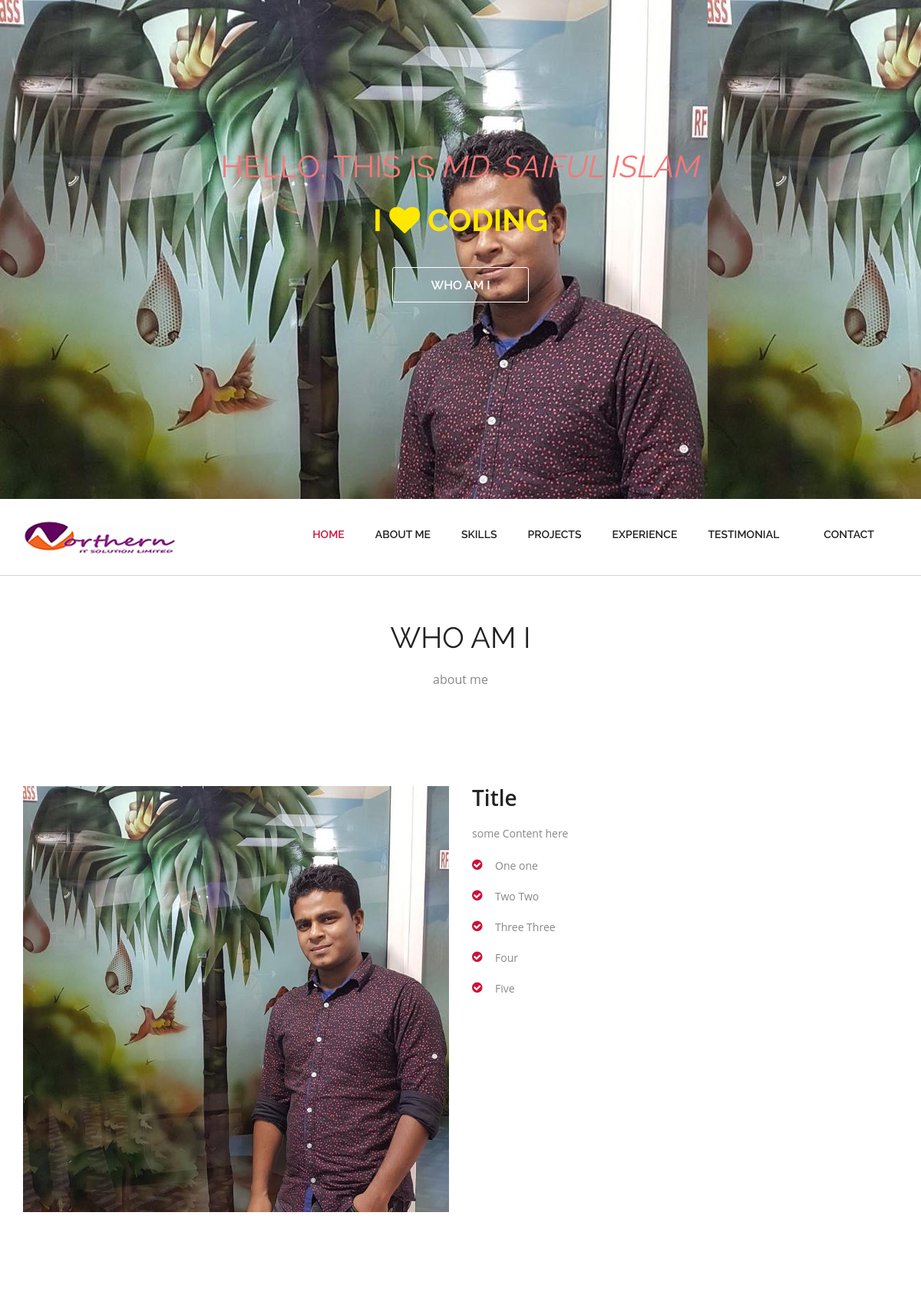
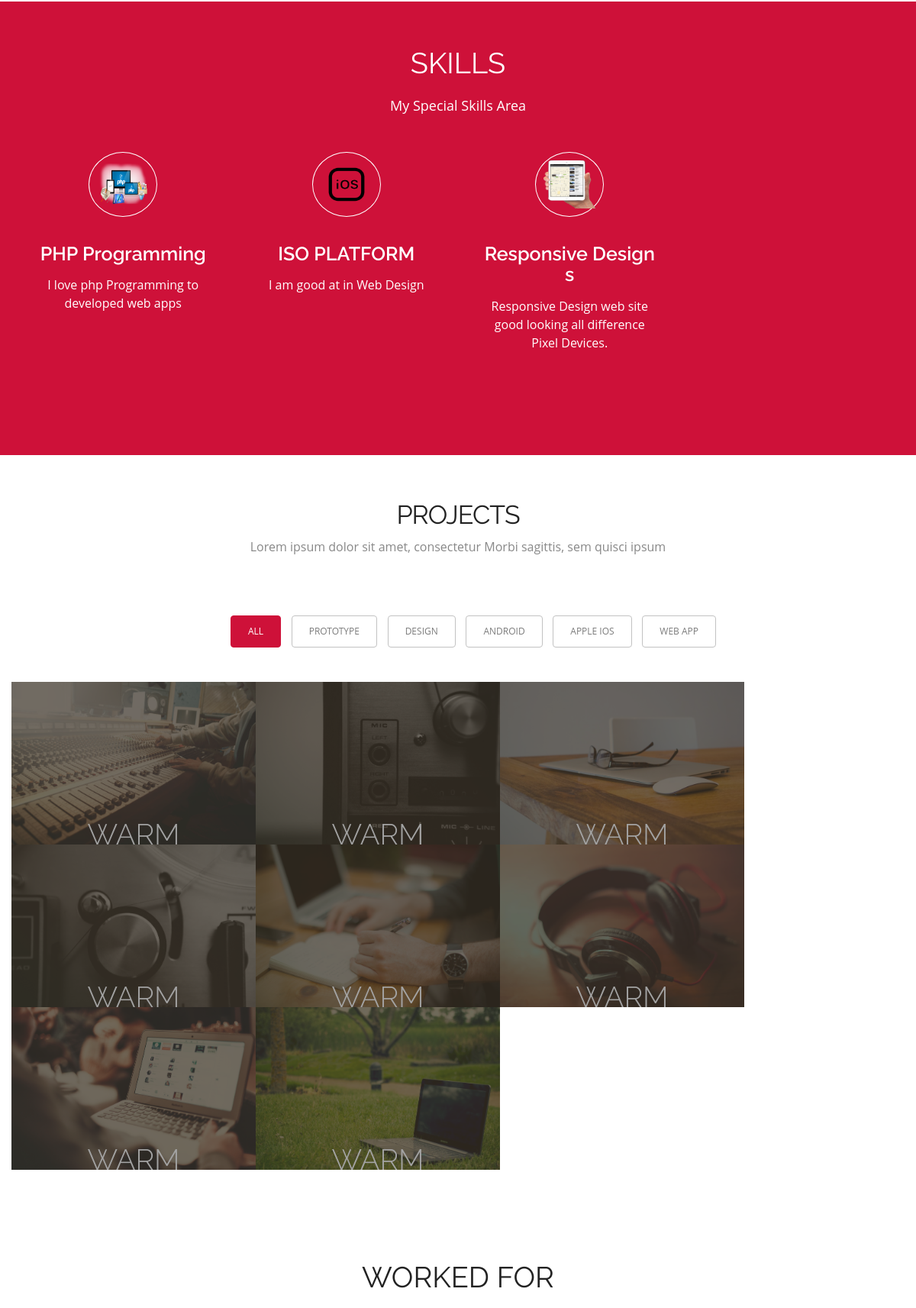
The page / (upper part) on the database its author committed (2 pictures, top to bottom).
### tables this page shows
CREATE TABLE `about_me` (
  `id` int(2) NOT NULL,
  `about_me` varchar(255) NOT NULL,
  `title` varchar(255) NOT NULL,
  `content` text NOT NULL,
  `tag_one` varchar(255) NOT NULL,
  `tag_two` varchar(255) NOT NULL,
  `tag_three` varchar(255) NOT NULL,
  `tag_four` varchar(255) NOT NULL,
  `tag_five` varchar(255) NOT NULL,
  `status` tinyint(1) NOT NULL
);

CREATE TABLE `skills` (
  `id` int(2) NOT NULL,
  `skill_image` varchar(70) NOT NULL,
  `skill_title` varchar(120) NOT NULL,
  `skill_content` text NOT NULL,
  `skill_status` tinyint(1) NOT NULL
);

### admin/Database.php (called while the page is built, shortened)
<?php
	class Database{
		public function __construct(){
			$this->conn=new mysqli("localhost", "root", "", "portfolio");
		}
	}
?>

### admin/AboutMe.php (called while the page is built, shortened)
<?php
require_once'Database.php';
class AboutMe extends Database{
	public function queryExecution($sql, $status=NULL){
		if (mysqli_query($this->conn, $sql)) {
			if ($status) {
				$queryResult=mysqli_query($this->conn, $sql);
				return $queryResult;
			}
		}else{
			die('Query Errors'.$this->conn->error);
		}
	}
	public function getAboutinfoBycondition(){
		$sql="SELECT * FROM about_me WHERE status=1";
		$state='publish_data';
		return $queryResult=$this->queryExecution($sql, $state);
	}
}
?>

### admin/portfolio.php (called while the page is built, shortened)
<?php
	require_once'Database.php';
	class Portfolio extends Database{
		public function queryExecution($sql, $status=NULL){
			if (mysqli_query($this->conn, $sql)) {
				if ($status) {
					$queryResult=mysqli_query($this->conn, $sql);
					return $queryResult;
				}
			}else{
				die('Qquery Errors'.$this->conn->error);
			}
		}
		public function showPublishedSkills(){
			$sql="SELECT * FROM skills WHERE skill_status=1";
			$status='published';
			return $queryResult=$this->queryExecution($sql, $status);
		}
	}
?>

### index.php (the view, shortened to what this page needs)
<?php
  require_once('admin/portfolio.php');
  $portfolio=new Portfolio();
  require_once('admin/AboutMe.php');
  $aboutMe=new AboutMe();
  $about=$aboutMe->getAboutinfoBycondition();
?>
<!doctype html>
<html>
<head>
<link href="css/bootstrap.min.css" rel="stylesheet" type="text/css">
<link rel="stylesheet" href="js/fancybox/jquery.fancybox.css" type="text/css" media="screen" />
<link href="css/style.css" rel="stylesheet" type="text/css">
<link href="css/font-awesome.css" rel="stylesheet" type="text/css">
<link href="css/animate.css" rel="stylesheet" type="text/css">
</head>
<body>
<section id="hero_section" class="top_cont_outer">
  <div class="hero_wrapper">
    <div class="container">
      <div class="hero_section">
        <div class="row">
          <div class="col-md-12">
            <div class="top_left_cont zoomIn wow animated">
              <h2>Hello, This is <em>Md. Saiful Islam</em> <br> <strong>I <i class="fa fa-heart"></i> Coding</strong></h2>
              <a href="#aboutUs" class="read_more2">Who Am I</a> </div>
          </div>
        </div>
      </div>
    </div>
  </div>
</section>
<header id="header_wrapper">
  <div class="container">
    <div class="header_box">
      <div class="logo"><a href="#"><img src="img/logo.png" alt="logo"></a></div>
	  <nav class="navbar navbar-inverse" role="navigation">
	    <div id="main-nav" class="collapse navbar-collapse navStyle">
			<ul class="nav navbar-nav" id="mainNav">
			  <li class="active"><a href="#hero_section" class="scroll-link">Home</a></li>
			  <li><a href="#aboutUs" class="scroll-link">About Me</a></li>
			  <li><a href="#service" class="scroll-link">Skills</a></li>
			  <li><a href="#Portfolio" class="scroll-link">Projects</a></li>
			  <li><a href="#clients" class="scroll-link">Experience</a></li>
			  <li><a href="#team" class="scroll-link">Testimonial</a></li>
			  <li><a href="#contact" class="scroll-link">Contact</a></li>
			</ul>
      </div>
	 </nav>
    </div>
  </div>
</header>
<section id="aboutUs">
<div class="inner_wrapper aboutUs-container fadeInLeft animated wow">
  <div class="container">
   <h2>Who Am I</h2>
  <?php
  while ($aboutInfo=mysqli_fetch_assoc($about)){
   extract($aboutInfo);
   ?>
	<h6><?php echo $about_me;?></h6>
    <div class="inner_section">
	  <div class="row">
						<div class="col-lg-12 about-us">
							<div class="row">
							<div class="col-md-6"> <img class="img-responsive" src="img/about1.jpg" align=""> </div>
								<div class="col-md-6">
									<h3><?=$title; ?></h3>
									<p>
										 <?=$content;?>
									</p>
									<ul class="about-us-list">
										<li class="points"><?=$tag_one;?></li>
										<li class="points"><?=$tag_two;?></li>
										<li class="points"><?=$tag_three;?> </li>
                    <li class="points"><?=$tag_four;?></li>
										<li class="points"><?=$tag_five;?></li>
									</ul>
								</div>
							</div>
						</div>
					</div>
    </div>
    <?php } ?>
  </div>
  </div>
</section>
<section  id="service">
  <div class="container">
    <h2>Skills</h2>
	<h4>My Special Skills Area</h4>
    <div class="service_wrapper">
      <div class="row">
      <?php
      $queryResult=$portfolio->showPublishedSkills();
      while ($skillsInfo=mysqli_fetch_assoc($queryResult)) {
        extract($skillsInfo);
       ?>
        <div class="col-md-3">
		<div class="service_icon delay-03s animated wow  zoomIn"> <span><img src="<?php echo $skill_image;?>"  alt="" style="width: 100%; height: 100%;padding:10px;"> </span> </div>
          <div class="service_block">
            <h3 class="animated fadeInUp wow"><?php echo $skill_title;?></h3>
            <p class="animated fadeInDown wow"><?php echo $skill_content;?> </p>
          </div>
        </div>
       <?php }?>
      </div>
    </div>
  </div>
</section>
<section id="Portfolio" class="content">
  <div class="container portfolio_title">
    <div class="section-title">
      <h2>Projects</h2>
	<h6>Lorem ipsum dolor sit amet, consectetur Morbi sagittis, sem quisci ipsum</h6>
    </div>
  </div>
  <div class="container-fluid portfolio">
    <div id="filters" class="sixteen columns">
      <ul class="clearfix">
        <li><a id="all" href="#" data-filter="*" class="active">
          <h5>All</h5>
          </a></li>
        <li><a class="" href="#" data-filter=".prototype">
          <h5>Prototype</h5>
          </a></li>
        <li><a class="" href="#" data-filter=".design">
          <h5>Design</h5>
          </a></li>
        <li><a class="" href="#" data-filter=".android">
          <h5>Android</h5>
          </a></li>
        <li><a class="" href="#" data-filter=".appleIOS">
          <h5>Apple IOS</h5>
          </a></li>
        <li><a class="" href="#" data-filter=".web">
          <h5>Web App</h5>
          </a></li>
      </ul>
    </div>
    <div class="isotope fadeInLeft animated wow grid" style="position: relative; overflow: hidden; height: 480px;" id="portfolio_wrapper">
      <figure style="position: absolute; left: 0px; top: 0px; transform: translate3d(0px, 0px, 0px) scale3d(1, 1, 1); width: 337px; opacity: 1;" class="portfolio-item one-four   appleIOS isotope-item effect-oscar">
        <div class="portfolio_img">
		<img src="img/portfolio_pic1.jpg"  alt="Portfolio 1"> </div>
			<figcaption>
				<div>
				  <a href="img/portfolio_pic1.jpg" class="fancybox">
					<h2>Warm <span>Oscar</span></h2>
				  </a>
				</div>
			</figcaption>
        </figure>
      <figure style="position: absolute; left: 0px; top: 0px; transform: translate3d(337px, 0px, 0px) scale3d(1, 1, 1); width: 337px; opacity: 1;" class="portfolio-item one-four  design isotope-item effect-oscar">
        <div class="portfolio_img"> <img src="img/portfolio_pic2.jpg" alt="Portfolio 1"> </div>
        	<figcaption>
				<div>
				  <a href="img/portfolio_pic2.jpg" class="fancybox">
					<h2>Warm <span>Oscar</span></h2>
				  </a>
				</div>
			</figcaption>
        </figure>
      <figure style="position: absolute; left: 0px; top: 0px; transform: translate3d(674px, 0px, 0px) scale3d(1, 1, 1); width: 337px; opacity: 1;" class="portfolio-item one-four  design  isotope-item effect-oscar">
        <div class="portfolio_img"> <img src="img/portfolio_pic3.jpg" alt="Portfolio 1"> </div>
       <figcaption>
				<div>
				  <a href="img/portfolio_pic3.jpg" class="fancybox">
					<h2>Warm <span>Oscar</span></h2>
				  </a>
				</div>
			</figcaption>
        </figure>
      <figure style="position: absolute; left: 0px; top: 0px; transform: translate3d(1011px, 0px, 0px) scale3d(1, 1, 1); width: 337px; opacity: 1;" class="portfolio-item one-four  android  prototype web isotope-item effect-oscar">
        <div class="portfolio_img"> <img src="img/portfolio_pic4.jpg" alt="Portfolio 1"> </div>
         <figcaption>
				<div>
				  <a href="img/portfolio_pic4.jpg" class="fancybox">
					<h2>Warm <span>Oscar</span></h2>
				  </a>
				</div>
			</figcaption>
      </figure>
      <figure style="position: absolute; left: 0px; top: 0px; transform: translate3d(0px, 240px, 0px) scale3d(1, 1, 1); width: 337px; opacity: 1;" class="portfolio-item one-four  design isotope-item effect-oscar">
        <div class="portfolio_img"> <img src="img/portfolio_pic5.jpg" alt="Portfolio 1"> </div>
       <figcaption>
				<div>
				  <a href="img/portfolio_pic5.jpg" class="fancybox">
					<h2>Warm <span>Oscar</span></h2>
				  </a>
				</div>
			</figcaption>
      </figure>
      <figure style="position: absolute; left: 0px; top: 0px; transform: translate3d(337px, 240px, 0px) scale3d(1, 1, 1); width: 337px; opacity: 1;" class="portfolio-item one-four  web isotope-item effect-oscar">
        <div class="portfolio_img"> <img src="img/portfolio_pic6.jpg" alt="Portfolio 1"> </div>
       <figcaption>
				<div>
				  <a href="img/portfolio_pic6.jpg" class="fancybox">
					<h2>Warm <span>Oscar</span></h2>
				  </a>
				</div>
			</figcaption>
      </figure>
      <figure style="position: absolute; left: 0px; top: 0px; transform: translate3d(674px, 240px, 0px) scale3d(1, 1, 1); width: 337px; opacity: 1;" class="portfolio-item one-four  design web isotope-item effect-oscar">
        <div class="portfolio_img"> <img src="img/portfolio_pic7.jpg" alt="Portfolio 1"> </div>
       <figcaption>
				<div>
				  <a href="img/portfolio_pic7.jpg" class="fancybox">
					<h2>Warm <span>Oscar</span></h2>
				  </a>
				</div>
			</figcaption>
       </figure>
      <figure style="position: absolute; left: 0px; top: 0px; transform: translate3d(1011px, 240px, 0px) scale3d(1, 1, 1); width: 337px; opacity: 1;" class="portfolio-item one-four   android isotope-item effect-oscar">
        <div class="portfolio_img"> <img src="img/portfolio_pic8.jpg" alt="Portfolio 1"> </div>
      <figcaption>
				<div>
				  <a href="img/portfolio_pic8.jpg" class="fancybox">
					<h2>Warm <span>Oscar</span></h2>
				  </a>
				</div>
			</figcaption>
        </figure>
    </div>
  </div>
</section>
<section class="page_section" id="clients">
  <h2>Worked For</h2>
</section>
</body>
</html>

### rows shown on the page
about_me: about_me "about me", title "Title", content "some Content here", tag_one "One one", tag_two "Two Two", tag_three "Three Three", tag_four "Four", tag_five "Five"
skills: skill_image (picture), skill_title "PHP Programming", skill_content "I love php Programming to developed web apps"
skills: skill_image (picture), skill_title "ISO PLATFORM", skill_content "I am good at in Web Design"
skills: skill_image (picture), skill_title "Responsive Design s", skill_content "Responsive Design web site good looking all difference Pixel Devices."
